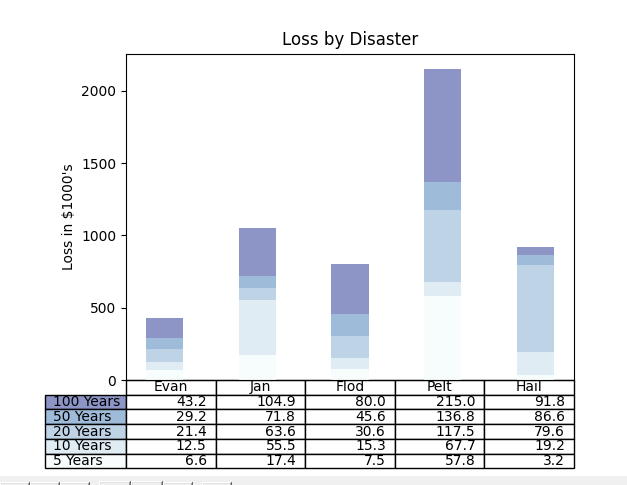

Generate this figure with Python:
import numpy as np
import matplotlib.pyplot as plt
data = [[ 66386, 174296,  75131, 577908,  32015],
        [ 58230, 381139,  78045,  99308, 160454],
        [ 89135,  80552, 152558, 497981, 603535],
        [ 78415,  81858, 150656, 193263,  69638],
        [139361, 331509, 343164, 781380,  52269]]
columns = ('Evan', 'Jan', 'Flod', 'Pelt', 'Hail')
rows = ['%d Years' % x for x in (100, 50, 20, 10, 5)]
values = np.arange(0, 2500, 500)
value_increment = 1000
# Get some pastel shades for the colors
colors = plt.cm.BuPu(np.linspace(0, 0.5, len(rows)))
n_rows = len(data)
index = np.arange(len(columns)) + 0.3
bar_width = 0.4
# Initialize the vertical-offset for the stacked bar chart.
y_offset = np.zeros(len(columns))
# Plot bars and create text labels for the table
cell_text = []
for row in range(n_rows):
    plt.bar(index, data[row], bar_width, bottom=y_offset, color=colors[row])
    y_offset = y_offset + data[row]
    cell_text.append(['%1.1f' % (x / 10000.0) for x in y_offset])
# Reverse colors and text labels to display the last value at the top.
colors = colors[::-1]
cell_text.reverse()
# Add a table at the bottom of the axes
the_table = plt.table(cellText=cell_text,
                      rowLabels=rows,
                      rowColours=colors,
                      colLabels=columns,
                      loc='bottom')
# Adjust layout to make room for the table:
plt.subplots_adjust(left=0.2, bottom=0.2)
plt.ylabel("Loss in ${0}'s".format(value_increment))
plt.yticks(values * value_increment, ['%d' % val for val in values])
plt.xticks([])
plt.title('Loss by Disaster')
plt.show()
# Create image. plt.savefig ignores figure edge and face colors, so map them.
fig = plt.gcf()
plt.savefig('pyplot-table-original.png',
            bbox_inches='tight',
            dpi=150
            )
